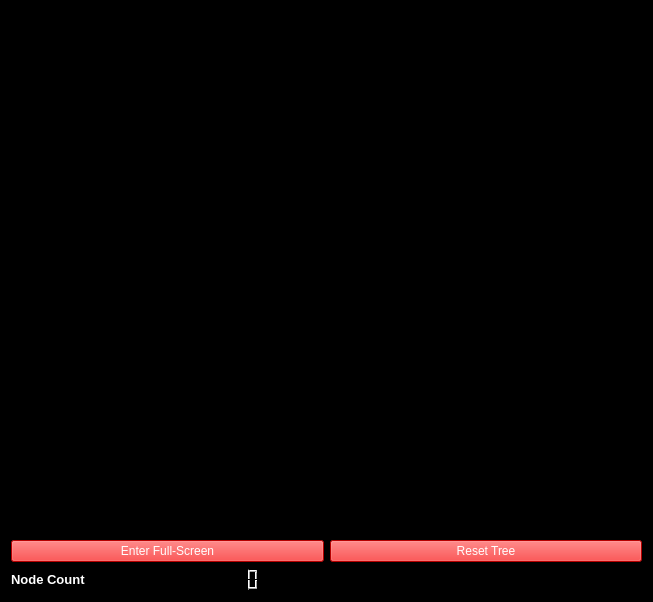
<?xml version="1.0" encoding="UTF-8"?>
<ui version="4.0">
 <class>PathRoutingClass</class>
 <widget class="QWidget" name="PathRoutingClass">
  <property name="geometry">
   <rect>
    <x>0</x>
    <y>0</y>
    <width>653</width>
    <height>602</height>
   </rect>
  </property>
  <property name="focusPolicy">
   <enum>Qt::StrongFocus</enum>
  </property>
  <property name="windowTitle">
   <string>PathRouting</string>
  </property>
  <property name="styleSheet">
   <string notr="true">background:black</string>
  </property>
  <layout class="QHBoxLayout" name="horizontalLayout_2">
   <item>
    <layout class="QVBoxLayout" name="verticalLayout">
     <property name="sizeConstraint">
      <enum>QLayout::SetDefaultConstraint</enum>
     </property>
     <property name="leftMargin">
      <number>0</number>
     </property>
     <property name="rightMargin">
      <number>0</number>
     </property>
     <item>
      <widget class="GLWidget" name="widget" native="true">
       <property name="enabled">
        <bool>true</bool>
       </property>
       <property name="sizePolicy">
        <sizepolicy hsizetype="Preferred" vsizetype="Expanding">
         <horstretch>0</horstretch>
         <verstretch>0</verstretch>
        </sizepolicy>
       </property>
       <property name="focusPolicy">
        <enum>Qt::ClickFocus</enum>
       </property>
       <property name="autoFillBackground">
        <bool>false</bool>
       </property>
      </widget>
     </item>
     <item>
      <layout class="QHBoxLayout" name="horizontalLayout">
       <item>
        <layout class="QGridLayout" name="gridLayout_3">
         <item row="0" column="0">
          <widget class="QPushButton" name="pushButton_2">
           <property name="styleSheet">
            <string notr="true">color:white;
background: red</string>
           </property>
           <property name="text">
            <string>Enter Full-Screen</string>
           </property>
          </widget>
         </item>
         <item row="0" column="1">
          <widget class="QPushButton" name="pushButton">
           <property name="styleSheet">
            <string notr="true">color:white;
background: red</string>
           </property>
           <property name="text">
            <string>Reset Tree</string>
           </property>
          </widget>
         </item>
         <item row="1" column="0">
          <layout class="QFormLayout" name="formLayout_4">
           <property name="fieldGrowthPolicy">
            <enum>QFormLayout::AllNonFixedFieldsGrow</enum>
           </property>
           <item row="0" column="0">
            <widget class="QLabel" name="label">
             <property name="font">
              <font>
               <pointsize>10</pointsize>
               <weight>75</weight>
               <bold>true</bold>
              </font>
             </property>
             <property name="styleSheet">
              <string notr="true">color:white</string>
             </property>
             <property name="text">
              <string>Node Count</string>
             </property>
            </widget>
           </item>
           <item row="0" column="1">
            <widget class="QLCDNumber" name="lcdNumber">
             <property name="digitCount">
              <number>10</number>
             </property>
            </widget>
           </item>
          </layout>
         </item>
        </layout>
       </item>
      </layout>
     </item>
    </layout>
   </item>
  </layout>
  <zorder></zorder>
  <zorder></zorder>
  <zorder></zorder>
 </widget>
 <layoutdefault spacing="6" margin="11"/>
 <customwidgets>
  <customwidget>
   <class>GLWidget</class>
   <extends>QWidget</extends>
   <header>src/glwidget.h</header>
   <container>1</container>
   <slots>
    <signal>TreeChanged(QString)</signal>
    <slot>resetTree()</slot>
   </slots>
  </customwidget>
 </customwidgets>
 <resources>
  <include location="pathrouting.qrc"/>
 </resources>
 <connections>
  <connection>
   <sender>pushButton_2</sender>
   <signal>clicked()</signal>
   <receiver>PathRoutingClass</receiver>
   <slot>showFullScreen()</slot>
   <hints>
    <hint type="sourcelabel">
     <x>490</x>
     <y>389</y>
    </hint>
    <hint type="destinationlabel">
     <x>250</x>
     <y>254</y>
    </hint>
   </hints>
  </connection>
  <connection>
   <sender>pushButton</sender>
   <signal>clicked()</signal>
   <receiver>widget</receiver>
   <slot>resetTree()</slot>
   <hints>
    <hint type="sourcelabel">
     <x>195</x>
     <y>374</y>
    </hint>
    <hint type="destinationlabel">
     <x>117</x>
     <y>176</y>
    </hint>
   </hints>
  </connection>
  <connection>
   <sender>widget</sender>
   <signal>TreeChanged(QString)</signal>
   <receiver>lcdNumber</receiver>
   <slot>display(QString)</slot>
   <hints>
    <hint type="sourcelabel">
     <x>326</x>
     <y>261</y>
    </hint>
    <hint type="destinationlabel">
     <x>485</x>
     <y>569</y>
    </hint>
   </hints>
  </connection>
 </connections>
</ui>
